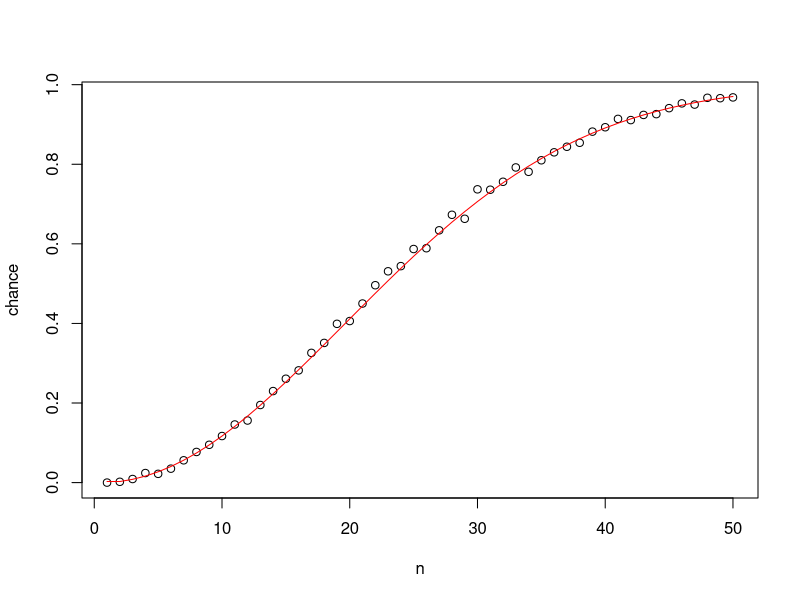
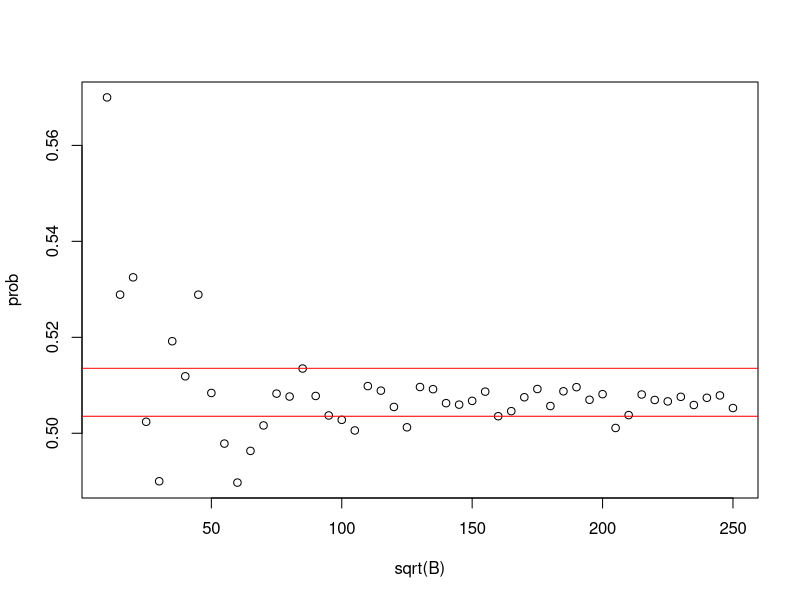

The R source for these figures, in order: (Note: a time limit stopped this script after it produced the figures.)
## ---- chunk 1
same_birthday <- function(n){ 
  birthday = sample(1:365, n, replace = TRUE)
  
  return(any(duplicated(birthday)))
}
## ---- chunk 2
set.seed(1998)
B <- 10^3
n = 50

same = 0

for(i in 1:B){
  if (same_birthday(n)){
    same = same + 1
  }
}

chance = same/B

print(chance)
## ---- chunk 3
set.seed(1997)
compute_prob <- function(n, B = 10 ^ 3) {
  same = 0
  
  for (i in 1:B) {
    if (same_birthday(n)) {
      same = same + 1
    }
  }
  chance = same/B
  return(chance)
} 
compute_prob(22)
## ---- chunk 4
n <- seq(1,50)

exact_prob <- function(n){ 
 prob = prod(364:(365 - n +1)/ 365)
 
 prob = 1- prob
 return(prob)
}

exact_prob <- sapply(n, exact_prob)

chance <- sapply(n, compute_prob)

library(tidyverse)
chance <- sapply(n, compute_prob)
plot(n, chance)
lines(n, exact_prob, col = "red")
## ---- chunk 5
set.seed(1998)
B <- seq(10, 250, 5)^2

compute_prob_val <- function(B, n = 23){
  same_day <- replicate(B, same_birthday(n))
  mean(same_day)
}
prob <- sapply(B, compute_prob_val)
plot(sqrt(B), prob)
abline(h = mean(prob) + c(-0.005, 0.005), col = "red")
## ---- chunk 6
library(tidyverse)
n <- seq(1, 60)
B <- 45000

exact_prob <- function(n) {
  prob = prod((364:(365 - n + 1)) / 365)
  return(1 - prob)
}

compute_prob <- function(n_values, B = 45000) {
  results <- numeric(length(n_values))
  
  for (i in seq_along(n_values)) {
    n <- n_values[i]
    same = 0
    
    for (j in 1:B) {
      if (same_birthday(n)) {
        same = same + 1
      }
    }
    results[i] <- same / B  
  }
  return(results)
}

prob_result = compute_prob(n,B)

exact_prob_val <- sapply(n, exact_prob)
# chance <- sapply(n, prob_result)

plot(n, prob_result, type = "p", col = "blue")
lines(n, exact_prob_val, col = "red")
## ---- chunk 7
set.seed(1998)

n <- 1

outcomes <- c(1, -17)  

probabilities <- c(36/38, 2/38)  

X <- sample(outcomes, size = n, replace = TRUE, prob = probabilities)

mean(X)
## ---- chunk 8
set.seed(2025)
n <- 1000

simulations <- 10000

S <- replicate(simulations, sum(sample(outcomes, size = n, replace = TRUE, prob = probabilities)))

mean(S < 0)
## ---- chunk 9
mean(S)
## ---- chunk 10
sd(S)
## ---- chunk 11
Z = (S - mean(S))/sd(S)


hist(Z)
qqnorm(Z)
## ---- chunk 12
set.seed(2025)

n <- 1000

outcomes <- c(1, -17)
probabilities <- c(36/38, 2/38)

simulations <- 10000
S <- replicate(simulations, sum(sample(outcomes, size = n, replace = TRUE, prob = probabilities)))

mean(S > 0)
## ---- chunk 13
n <- 31831
simulations <- 10000

outcomes <- c(1, -17)
prob <- c(36/38, 2/38)

S <- replicate(simulations, sum(sample(outcomes, size = n, replace = TRUE, prob = prob)))

mean(S < 0)
